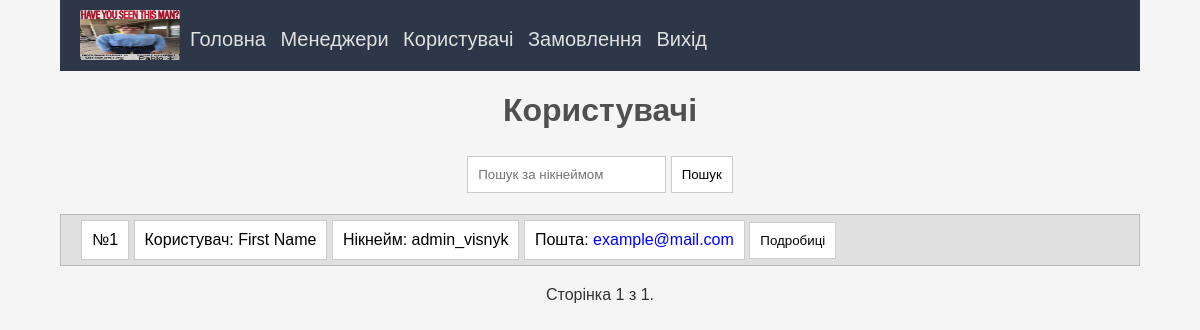
Page /configuration/users/ (signed in) on the committed database.
### admin_panel/models.py (models this page shows)
class User(AbstractUser):
    number = PhoneNumberField('phone_number')

### admin_panel/modules/users/src.py (the view, shortened to what this page needs)
# urls.py: path('users/', Users.as_view(), name='users'),
class Users(LoginRequiredMixin, UserPassesTestMixin, View):
    def test_func(self):
        return self.request.user.is_staff
    def get(self, request):
        users = User.objects.all().order_by('pk')
        paginator = Paginator(users, 10)
        page_number = request.GET.get('page')
        try:
            users = paginator.page(page_number)
        except PageNotAnInteger:
            users = paginator.page(1)
        except EmptyPage:
            users = paginator.page(paginator.num_pages)
        context = {'users': users}
        return render(request, 'adminpanel/users.html', context)

### admin_panel/templates/adminpanel/users.html (shortened to what this page needs)
{% load static %}
{% include "adminpanel/header.html" %}
<!DOCTYPE html>
<html lang="en">
<head>
    <link rel="stylesheet" href="{% static 'styles/styles.css' %}">
</head>
<body>
    <h1 class="users_h1">Користувачі</h1>
    <form action="{% url 'users' %}" method="post">
        <input type="text" name="search_users" id="search_users" class="item" placeholder="Пошук за нікнеймом">
        <button type="submit" class="item bg-lightgray">Пошук</button>
    </form>
    <div class="user_div">
        {% for user_detail in users %}
            <div class="user">
                <p class="item">№{{ user_detail.id }}</p>
                <p class="item">Користувач: {{ user_detail.first_name }} {{ user_detail.last_name }}</p>
                <p class="item">Нікнейм: {{ user_detail.username }}</p>
                <p class="item">Пошта: <a href="mailto:{{ user_detail.user.email }}" style="color: blue;">{{ user_detail.email }}</a></p>
                <button class="item"><a href="{% url 'user' user_detail.id %}">Подробиці</a></button>
            </div>
        {% endfor %}
    </div>
    <div class="pagination">
        <span class="step-links">
            <span class="current">
                Сторінка {{ users.number }} з {{ users.paginator.num_pages }}.
            </span>
        </span>
    </div>
</body>
</html>

### admin_panel/static/styles/styles.css (style rules this page uses)
body { width: 90%; margin: 0 auto; padding: 0; font-family: Arial, Helvetica, sans-serif; background-color: rgb(245, 245, 245); text-align: center; }
a { text-decoration: none; color: black; }
h1, label { text-align: center; color: rgb(80, 80, 80); }
.current { color: rgb(50, 50, 50) }
.user, .class_courses { padding-left: 20px; text-align: left; border: 1px solid #b9b9b9; }
.item, #id_category { display: inline-block; padding: 10px; margin-top: 5px; margin-bottom: 5px; border: 1px solid #ccc; background-color: white; }
.user_div, .class_div { background-color: rgb(224, 224, 224); }
.pagination { margin-top: 20px; align-items: end; }
.bg-lightgray { background-color: rgb(255, 255, 255); }

### rows in the picture
User: id "1", first_name "First", last_name "Name", username "admin_visnyk", email "example@mail.com"

### other values in the picture
{{ users.number }} "1"
{{ users.paginator.num_pages }} "1"
